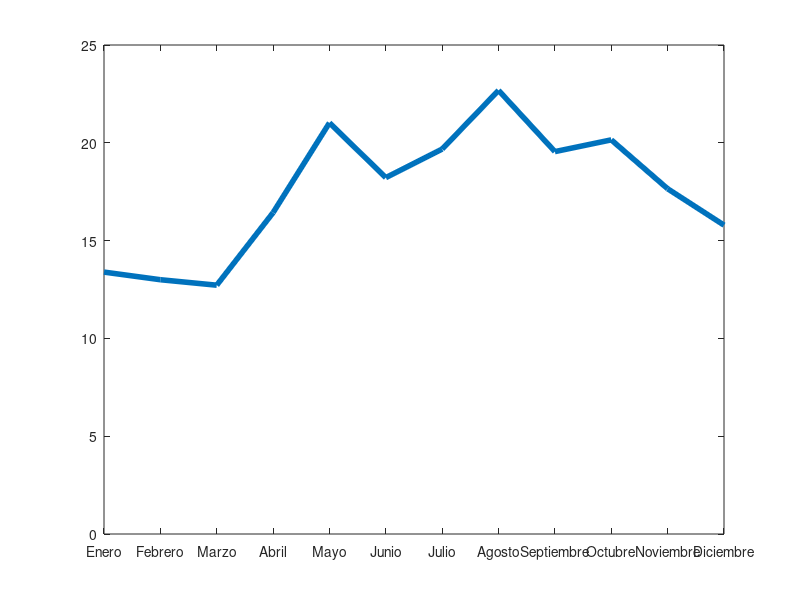

MATLAB code for this plot: (Note: this script raises an error after producing the figure.)
%Este código entraga los gráficos necesarios para analizar el diseño del sistema fotovoltraico On-Grid
clear all;
clc;

%% Vectores de tiempo
X_anual = [01,02,03,04,05,06,07,08,09,10,11,12]; %Vector utilizado para análisis anuales.
X_diario = [00,01,02,03,04,05,06,07,08,09,10,11,12,13,14,15,16,17,18,19,20,21,22,23]; %Vector utilizado para análisis diarios.

%% Gráficos de perfiles horarios(promedios)de nubosidad
Y_nub_anual = [13.39,13.0,12.72,16.43,21.02,18.22,19.68,22.68,19.55,20.15,17.65,15.79]; %Perfil anual de nubosidad.
Y_nub_diario = [0.0,0.0,0.0,0.0,0.0,0.0,8.96,19.5,34.23,43.42,43.04,42.07,41.95,40.16,39.36,35.18,32.23,25.78,12.82,2.13,0.44,0.0,0.0,0.0]; %Perfil diario de nubosidad.

%Gráfica de ciclo anual de nubosidad
figure; %Crear figura.
h = plot(X_anual,Y_nub_anual); %Limitar gráfico
axis([1 12 0 25]); %Limitar gráfico.
set(h,'LineWidth',4); %Tamaño de la linea.
xticks([1 2 3 4 5 6 7 8 9 10 11 12]); %Valores a mostrar en el eje X.
xticklabels({'Enero','Febrero','Marzo','Abril','Mayo','Junio','Julio','Agosto','Septiembre','Octubre','Noviembre','Diciembre'});%Nombrando los valores en el eje Y.
ax = gca;
ax.FontSize = 20; %Cambiando tamaño de la fuente.
title('\bf Ciclo anual de frecuencia de nubosidad','FontSize', 25); %Título.
xlabel('\bf Mes del año','FontSize', 20); %Nombrando eje X.
ylabel('\bf Porcentaje de nubosidad [%]','FontSize', 20); %Nombrando eje Y.
legend({'\bf Perfil de nubosidad'},'FontSize', 20,'Location','Northeast'); %Leyenda.
grid on; %Cuadriculando gráfico.

%Gráfica de ciclo diario de nubosidad
figure; %Crear figura.
h = plot(X_diario,Y_nub_diario); %Graficar.
axis([0 23 0 50]); %Limitar gráfico.
set(h,'LineWidth',4); %Tamaño de la linea.
xticks([0 1 2 3 4 5 6 7 8 9 10 11 12 13 14 15 16 17 18 19 20 21 22 23]); %Valores a mostrar en el eje X.
ax = gca;
ax.FontSize = 20; %Cambiando tamaño de la fuente.
title('\bf Ciclo diario de frecuencia de nubosidad','FontSize', 25); %Título.
xlabel('\bf Hora del día','FontSize', 20); %Nombrando eje X.
ylabel('\bf Porcentaje de nubosidad [%]','FontSize', 20); %Nombrando eje Y.
legend({'\bf Perfil de nubosidad'},'FontSize', 20,'Location','Northeast'); %Leyenda.
grid on; %Cuadriculando gráfico.

%% Gráficos de temperatura
Y_temp_anual = [16.91,16.66,15.51,13.2,11.36,10.35,9.55,9.99,10.82,12.01,13.89,15.48]; %Temperatura promedio mensual.
Y_temp_diario = [11.19,10.85,10.56,10.26,9.94,9.62,9.47,9.81,10.72,12.11,13.58,14.95,16.0,16.76,17.21,17.2,16.76,15.99,14.99,13.97,13.1,12.46,11.98,11.57]; %Temperatura promedio por hora.

%Gráfica de ciclo anual de temperatura
figure; %Crear figura.
h = plot(X_anual,Y_temp_anual); %Graficar.
axis([1 12 0 19]); %Limitar gráfico.
set(h,'LineWidth',4); %Tamaño de la linea.
xticks([1 2 3 4 5 6 7 8 9 10 11 12]); %Valores a mostrar en el eje X.
xticklabels({'Enero','Febrero','Marzo','Abril','Mayo','Junio','Julio','Agosto','Septiembre','Octubre','Noviembre','Diciembre'});%Nombrando los valores en el eje Y.
ax = gca;
ax.FontSize = 20; %Cambiando tamaño de la fuente.
title('\bf Ciclo anual de temperatura','FontSize', 25); %Título.
xlabel('\bf Mes del año','FontSize', 20); %Nombrando eje X.
ylabel('\bf Temperatura [°C]','FontSize', 20); %Nombrando eje Y.
legend({'\bf Temperatura [°C]'},'FontSize', 20,'Location','Northeast'); %Leyenda.
grid on; %Cuadriculando gráfico.

%Gráfica de ciclo diario de temperatura
figure; %Crear figura.
h = plot(X_diario,Y_temp_diario); %Graficar.
axis([0 23 0 19]); %Limitar gráfico
set(h,'LineWidth',4); %Tamaño de la linea.
xticks([0 1 2 3 4 5 6 7 8 9 10 11 12 13 14 15 16 17 18 19 20 21 22 23]); %Valores a mostrar en el eje X.
ax = gca;
ax.FontSize = 20; %Cambiando tamaño de la fuente.
title('\bf Ciclo diario de temperatura','FontSize', 25); %Título.
xlabel('\bf Hora de día','FontSize', 20); %Nombrando eje X.
ylabel('\bf Temperatura [°C]','FontSize', 20); %Nombrando eje Y.
legend({'\bf Temperatura [°C]'},'FontSize', 20,'Location','Northeast'); %Leyenda.
grid on; %Cuadriculando gráfico.

%% Gráficos de velocidad del viento
Y_viento_anual = [2.26,2.05,1.95,1.8,1.82,2.32,2.4,2.32,1.94,2.01,2.42,2.44]; %Velocidad del viento promedio mensual.
Y_viento_diario = [1.74,1.65,1.6,1.55,1.56,1.56,1.54,1.56,1.64,1.78,2.02,2.29,2.54,2.74,2.95,3.06,3.07,2.96,2.78,2.55,2.34,2.14,2.01,1.87]; %Velocidad del viento promedio por hora.

%Gráfica de ciclo anual de velocidad del viento
figure; %Crear figura.
h = plot(X_anual,Y_viento_anual); %Graficar.
axis([1 12 0 3]); %Limitar gráfico.
set(h,'LineWidth',4); %Tamaño de la linea.
xticks([1 2 3 4 5 6 7 8 9 10 11 12]); %Valores a mostrar en el eje X.
xticklabels({'Enero','Febrero','Marzo','Abril','Mayo','Junio','Julio','Agosto','Septiembre','Octubre','Noviembre','Diciembre'});%Nombrando los valores en el eje Y.
ax = gca;
ax.FontSize = 20; %Cambiando tamaño de la fuente.
title('\bf Ciclo anual de la velocidad del viento','FontSize', 25); %Título.
xlabel('\bf Mes del año','FontSize', 20); %Nombrando eje X.
ylabel('\bf Velocidad del viento [m/s]','FontSize', 20); %Nombrando eje Y.
legend({'\bf Velocidad del viento [m/s]'},'FontSize', 20,'Location','Northeast'); %Leyenda.
grid on; %Cuadriculando gráfico.

%Gráfica de ciclo diario de velocidad del viento
figure; %Crear figura.
h = plot(X_diario,Y_viento_diario); %Graficar.
axis([0 23 0 3.5]); %Limitar gráfico
set(h,'LineWidth',4); %Tamaño de la linea.
xticks([0 1 2 3 4 5 6 7 8 9 10 11 12 13 14 15 16 17 18 19 20 21 22 23]); %Valores a mostrar en el eje X.
ax = gca;
ax.FontSize = 20; %Cambiando tamaño de la fuente.
title('\bf Ciclo diario de la velocidad del viento','FontSize', 25); %Título.
xlabel('\bf Hora del día','FontSize', 20); %Nombrando eje X.
ylabel('\bf Velocidad del viento [m/s]','FontSize', 20); %Nombrando eje Y.
legend({'\bf Velocidad del viento [m/s]'},'FontSize', 20,'Location','Northeast'); %Leyenda.
grid on; %Cuadriculando gráfico.

%% Gráficos de frecuencias de sombra
Y_viento_anual = [39.86,45.83,49.72,54.17,59.21,62.5,62.06,54.3,52.15,46.73,41.67,38.86]; %Frecuencia de sombras promedio mensual.
Y_viento_diario = [100.0,100.0,100.0,100.0,100.0,100.0,78.75,50.8,19.46,0.0,0.0,0.0,0.0,0.0,0.0,0.0,0.0,0.0,23.63,55.96,86.11,100.0,100.0,100.0]; %Frecuencia de sombras promedio por hora.

%Gráfica de ciclo anual de frecuencia de sombras
figure; %Crear figura.
h = plot(X_anual,Y_viento_anual); %Graficar.
axis([1 12 0 70]); %Limitar gráfico.
set(h,'LineWidth',4); %Tamaño de la linea.
xticks([1 2 3 4 5 6 7 8 9 10 11 12]); %Valores a mostrar en el eje X.
xticklabels({'Enero','Febrero','Marzo','Abril','Mayo','Junio','Julio','Agosto','Septiembre','Octubre','Noviembre','Diciembre'});%Nombrando los valores en el eje Y.
ax = gca;
ax.FontSize = 20; %Cambiando tamaño de la fuente.
title('\bf Ciclo anual de frecuencia de sombras','FontSize', 25); %Título.
xlabel('\bf Mes del año','FontSize', 20); %Nombrando eje X.
ylabel('\bf Frecuencia de sombras [%]','FontSize', 20); %Nombrando eje Y.
legend({'\bf Frecuencia de sombras [%]'},'FontSize', 20,'Location','Northeast'); %Leyenda.
grid on; %Cuadriculando gráfico.

%Gráfica de ciclo diario de frecuencia de sombras
figure; %Crear figura.
h = plot(X_diario,Y_viento_diario); %Graficar.
axis([0 23 0 120]); %Limitar gráfico
set(h,'LineWidth',4); %Tamaño de la linea.
xticks([0 1 2 3 4 5 6 7 8 9 10 11 12 13 14 15 16 17 18 19 20 21 22 23]); %Valores a mostrar en el eje X.
ax = gca;
ax.FontSize = 20; %Cambiando tamaño de la fuente.
title('\bf Ciclo diario de frecuencia de sombras','FontSize', 25); %Título.
xlabel('\bf Hora del día','FontSize', 20); %Nombrando eje X.
ylabel('\bf Frecuencia de sombras [%]','FontSize', 20); %Nombrando eje Y.
legend({'\bf Frecuencia de sombras [%]'},'FontSize', 20,'Location','Northeast'); %Leyenda.
grid on; %Cuadriculando gráfico.

%% Gráficos de radiación e insolación incidentes global
Y_rad_plano_anual = [8.27,7.15,5.63,3.65,2.17,1.81,1.88,2.67,4.42,5.92,7.65,8.4]; %Insolación incidente en el plano horizontal.
Y_rad_incl_anual = [7.37,7.11,6.63,5.11,3.49,3.18,3.17,3.84,5.38,6.15,7.01,7.25]; %Insolación incidente en un plano con inclinación igual a la latitud del sitio.
Y_rad_plano_diario = [0.0,0.0,0.0,0.0,0.0,0.0,6.6,57.2,160.36,302.35,438.32,557.06,632.28,659.36,629.22,564.54,448.2,299.05,149.76,48.7,1.35,0.0,0.0,0.0]; %Radiación incidente en el plano horizontal.
Y_rad_incl_diario = [0.0,0.0,0.0,0.0,0.0,0.0,2.74,25.26,144.06,328.98,493.61,634.54,721.6,754.79,720.48,650.29,512.2,337.72,124.88,13.22,0.72,0.0,0.0,0.0]; %Radiación incidente en un plano con inclinación igual a la latitud del sitio.

%Gráfica de ciclo anual de insolación incidente global
figure; %Crear figura.
h = plot(X_anual,Y_rad_plano_anual,X_anual,Y_rad_incl_anual); %Graficar.
axis([1 12 0 10]); %Limitar gráfico.
set(h,'LineWidth',4); %Tamaño de la linea.
xticks([1 2 3 4 5 6 7 8 9 10 11 12]); %Valores a mostrar en el eje X.
xticklabels({'Enero','Febrero','Marzo','Abril','Mayo','Junio','Julio','Agosto','Septiembre','Octubre','Noviembre','Diciembre'});%Nombrando los valores en el eje Y.
ax = gca;
ax.FontSize = 20; %Cambiando tamaño de la fuente.
title('\bf Ciclo anual de insolación incidente global','FontSize', 25); %Título.
xlabel('\bf Mes del año','FontSize', 20); %Nombrando eje X.
ylabel('\bf Insolación incidente [kWh/m²]','FontSize', 20); %Nombrando eje Y.
legend({'\bf Insolación incidente en el plano horizontal [kWh/m²]','\bf Insolación incidente en un plano con inclinación igual a la latitud del sitio [kWh/m²]'},'FontSize', 20,'Location','Northeast'); %Leyenda.
grid on; %Cuadriculando gráfico.

%Gráfica de ciclo diario de radiación incidente global
figure; %Crear figura.
h = plot(X_diario,Y_rad_plano_diario,X_diario,Y_rad_incl_diario); %Graficar.
axis([0 23 0 900]); %Limitar gráfico
set(h,'LineWidth',4); %Tamaño de la linea.
xticks([0 1 2 3 4 5 6 7 8 9 10 11 12 13 14 15 16 17 18 19 20 21 22 23]); %Valores a mostrar en el eje X.
ax = gca;
ax.FontSize = 20; %Cambiando tamaño de la fuente.
title('\bf Ciclo diario de radiación incidente global','FontSize', 25); %Título.
xlabel('\bf Hora del día','FontSize', 20); %Nombrando eje X.
ylabel('\bf Radiación incidente [W/m²]','FontSize', 20); %Nombrando eje Y.
legend({'\bf Radiación incidente en el plano horizontal [W/m²]','\bf Radiación incidente en un plano con inclinación igual a la latitud del sitio [W/m²]'},'FontSize', 20,'Location','Northeast'); %Leyenda.
grid on; %Cuadriculando gráfico.

%% Gráficos de radiación e insolación incidentes
Y_gen1_anual = [107.71,91.67,92.18,66.9,46.46,40.76,42.06,51.84,72.77,88.21,99.03,107.16]; %Generación FV caso 1.
Y_gen2_anual = [102.05,88.89,92.31,69.19,49.13,43.7,44.8,54.12,73.24,86.02,94.77,100.86]; %Generación FV caso 2.
Y_gen3_anual = [100.85,88.39,92.26,69.82,50.02,44.73,45.7,54.56,73.64,86.06,93.72,99.41]; %Generación FV caso 3.
Y_cons_anual = [236,200,234,226,230,219,258,257,257,204,223,202]; %Consumo.
Y_barra_anual = [Y_gen1_anual;Y_gen2_anual;Y_gen3_anual;Y_cons_anual];%Creando matriz.
Y_barra_anual = Y_barra_anual';%Matriz transpueta para relizar gráfico de barras.

Y_gen1_diario = [0.0,0.0,0.0,0.0,0.0,0.0,0.0,0.0,0.04,0.12,0.2,0.28,0.32,0.34,0.34,0.32,0.26,0.18,0.07,0.01,0.0,0.0,0.0,0.0]; %Generación FV caso 1.
Y_gen2_diario = [0.0,0.0,0.0,0.0,0.0,0.0,0.0,0.01,0.05,0.15,0.23,0.29,0.33,0.35,0.33,0.3,0.23,0.15,0.04,0.0,0.0,0.0,0.0,0.0]; %Generación FV caso 2.
Y_gen3_diario = [0.0,0.0,0.0,0.0,0.0,0.0,0.0,0.0,0.03,0.11,0.2,0.27,0.32,0.34,0.34,0.32,0.26,0.18,0.07,0.01,0.0,0.0,0.0,0.0]; %Generación FV caso 3.
Y_cons_diario = [0.1,0.1,0.1,0.1,0.1,0.15,0.3,0.45,0.55,0.3,0.2,0.5,0.7,0.6,0.3,0.2,0.2,0.5,0.7,0.8,0.7,0.6,0.3,0.1]; %Consumo.
Y_barra_diario = [Y_gen1_diario;Y_gen2_diario;Y_gen3_diario;Y_cons_diario];%Creando matriz.
Y_barra_diario = Y_barra_diario';%Matriz transpueta para relizar gráfico de barras.

%Gráfica de ciclo anual de generación y consumo
figure; %Crear figura.
h = bar(Y_barra_anual); %Graficar.
ylim([0 300]); %Limitar gráfico.
set(h,'LineWidth',4); %Tamaño de la linea.
xticks([1 2 3 4 5 6 7 8 9 10 11 12]); %Valores a mostrar en el eje X.
xticklabels({'Enero','Febrero','Marzo','Abril','Mayo','Junio','Julio','Agosto','Septiembre','Octubre','Noviembre','Diciembre'});%Nombrando los valores en el eje Y.
ax = gca;
ax.FontSize = 20; %Cambiando tamaño de la fuente.
title('\bf Energía generada vs energía consumida en un ciclo anual','FontSize', 25); %Título.
xlabel('\bf Mes del año','FontSize', 20); %Nombrando eje X.
ylabel('\bf Energía [kWh]','FontSize', 20); %Nombrando eje Y.
legend({'\bf Caso de generación 1 [kWh]','\bf Caso de generación 2 [kWh]','\bf Caso de generación 3 [kWh]','\bf Consumo del hogar [kWh]'},'FontSize', 20,'Location','Northeast'); %Leyenda.
grid on; %Cuadriculando gráfico.

%Gráfica de ciclo diario de gerenación y consumo
figure; %Crear figura.
h = bar(Y_barra_diario); %Graficar.
ylim([0 0.9]); %Limitar gráfico.
set(h,'LineWidth',4); %Tamaño de la linea.
xticks([1 2 3 4 5 6 7 8 9 10 11 12 13 14 15 16 17 18 19 20 21 22 23 24]); %Valores a mostrar en el eje X.
xticklabels({'0','1','2','3','4','5','6','7','8','9','10','11','12','13','14','15','16','17','18','19','20','21','22','23','24'});%Nombrando los valores en el eje X.

ax = gca;
ax.FontSize = 20; %Cambiando tamaño de la fuente.
title('\bf Energía generada vs energía consumida en un ciclo diario','FontSize', 25); %Título.
xlabel('\bf Hora del día','FontSize', 20); %Nombrando eje X.
ylabel('\bf Energía [kWh]','FontSize', 20); %Nombrando eje Y.
legend({'\bf Caso de generación 1 [kWh]','\bf Caso de generación 2 [kWh]','\bf Caso de generación 3 [kWh]','\bf Consumo del hogar [kWh]'},'FontSize', 20,'Location','Northwest'); %Leyenda.
grid on; %Cuadriculando gráfico.
